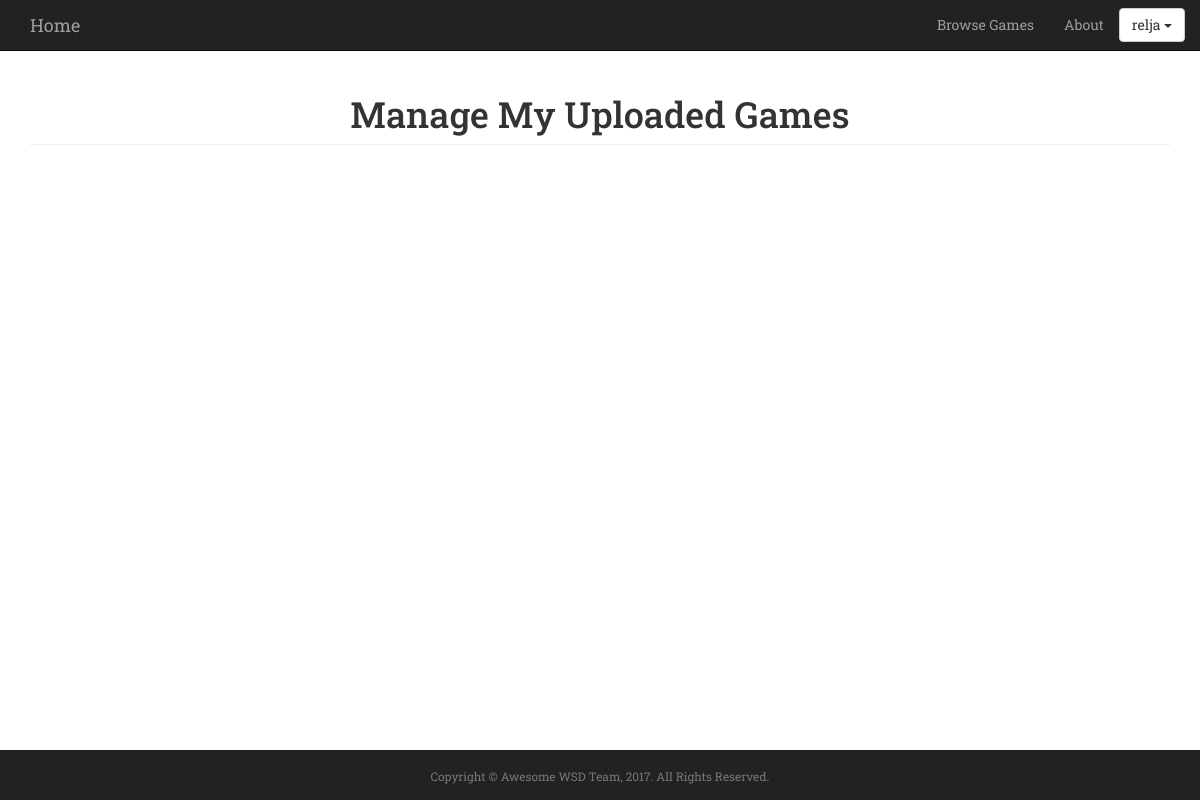
The page /myProfile/manageUploadedGames/ (signed in) on the database as committed earlier.
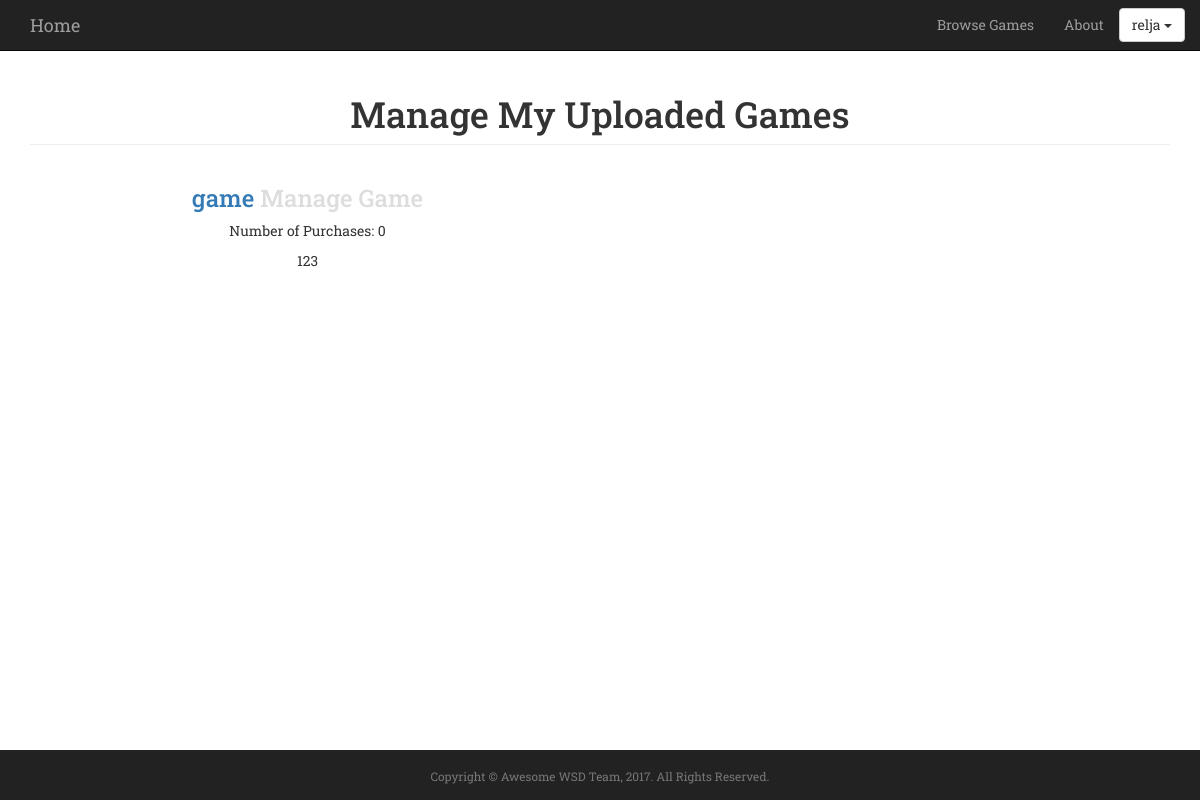
The same page on the database as committed later.
### awsomeProject/models.py (models this page shows, shortened)
class Game(models.Model):
	Category_Choices = (
		('Action', 'Action'),
		('Adventure', 'Adventure'),
		('Sports', 'Sports'),
		('Strategy', 'Strategy'),
		('Puzzle', 'Puzzle')
	)
	name = models.CharField(max_length=255, unique=True)
	url = models.URLField()
	price = models.FloatField()
	description = models.TextField(max_length=300, default='')
	created = models.DateField(default=now, editable=False)
	category = models.CharField(max_length=20, choices=Category_Choices, default='Action')
	image = CloudinaryField('image')
	""" Informative name for mode """

### awsomeProject/views.py (the view)
# urls.py: url(r'^myProfile/manageUploadedGames/$', views.manageUploadedGames, name='manageUploadedGames'),
@login_required(login_url='/login/')
def manageUploadedGames(request):
    developerProfile = UserProfile.objects.get(user=request.user)
    if developerProfile.isDeveloper:
        DeveloperGames = DeveloperGame.objects.all().filter(user=request.user) #Querying from the developer game table all objects whose user matches request.user
        games = []
        numberOfPurchasesList = []
        for developerGame in DeveloperGames:
            games.append(developerGame.game) # developerGame is an instance (a row in the database table) of DeveloperGames
            Purchases = Transaction.objects.all().filter(game=developerGame.game) #Querying from the Transaction table the all transactions objects with games matching the chosen game
            numberOfPurchasesList.append(len(Purchases))
        gamePurchases = zip(games, numberOfPurchasesList)
    else:
        return HttpResponseRedirect('/') #in case address is typed, this redirects them to home (secure stuff)
    return render(request, "manageUploadedGames.html", {"developerProfile": developerProfile, "gamePurchases": gamePurchases})

### awsomeProject/templates/manageUploadedGames.html (shortened to what this page needs)
{% extends "base.html" %}
{% block scriptsAndStylesheets %}
  {% load cloudinary %}
{% endblock %}
{% block main %}
<div class="col-lg-12">
                <h1 class="page-header"> Manage My Uploaded Games </h1>
</div>
{% for game, numberOfPurchases in gamePurchases %}
<div class="col-md-6 portfolio-item">
               <h3>
                   <a href={% url "game" game.name %}> {{game.name}}</a>
                   <a href={% url "manageGame" game.name %} style="color:#ddd;">Manage Game</a>
               </h3>
               <p> Number of Purchases: {{numberOfPurchases}}</p>
               <p> {{game.description}}</p>
</div>
{% endfor %}
{% endblock %}

Rows that differ between the two databases and show on the page:
added Game: name "game", numberOfPurchases "0", description "123"
